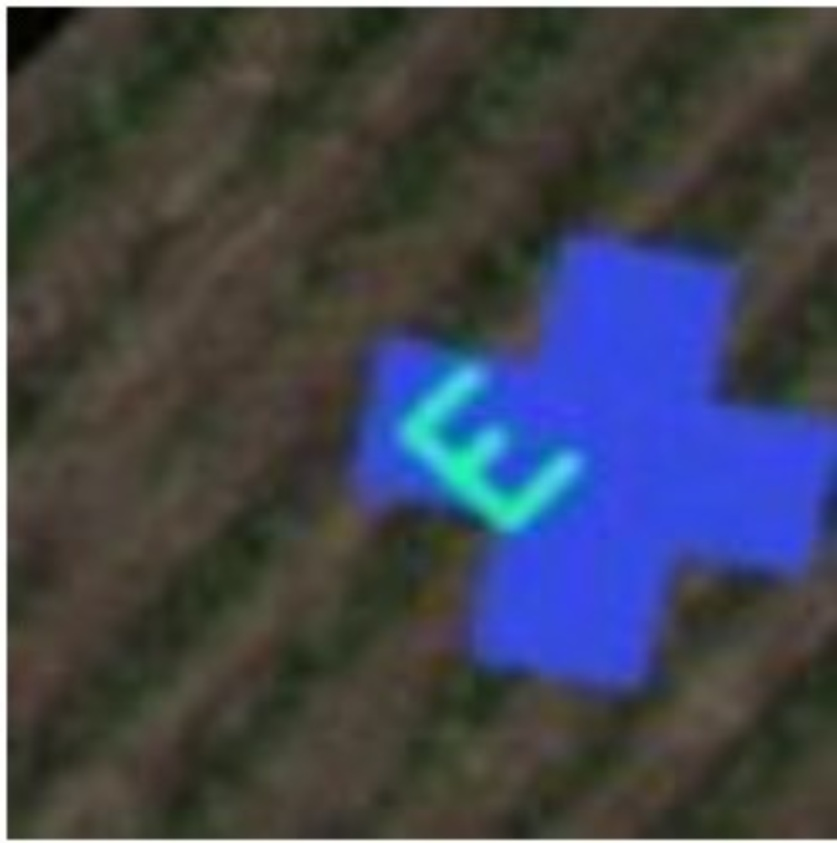
#> input picture python image finder/Sample input-1 (1).jpg, 837 x 843 px, shrunk from 1000 x 1008 before the run, given in place of Sample input-1(1).jpg, which was not available
$ python 'Template matching.py'
#> lines starting #> are read from the running program, lines starting #| are printed output that depends on the picture; pictures that were not available may be replaced by others from this repository, and a replacement may not be noted
import cv2
import numpy as np


img = cv2.imread("Sample input-1(1).jpg")
#> img is the input picture: shape (843, 837, 3); mean B, G, R 81.5, 68.7, 64.3
flag=0
def shape():
    flag=0
    try:

        template = cv2.imread("s2.jpg")
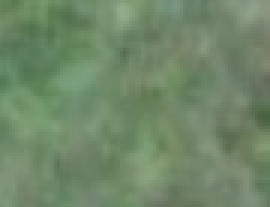
#> input picture python image finder/s2.jpg, 90 x 69 px, shrunk from 107 x 83 before the run (shown 3 times larger)
#> template is the input picture: shape (69, 90, 3); mean B, G, R 104.3, 135.5, 111.6

        w, h = template.shape[::2] #for drawing shape on the matched image
#> w = 69; h = 3

        res = cv2.matchTemplate(img,template,cv2.TM_CCOEFF)
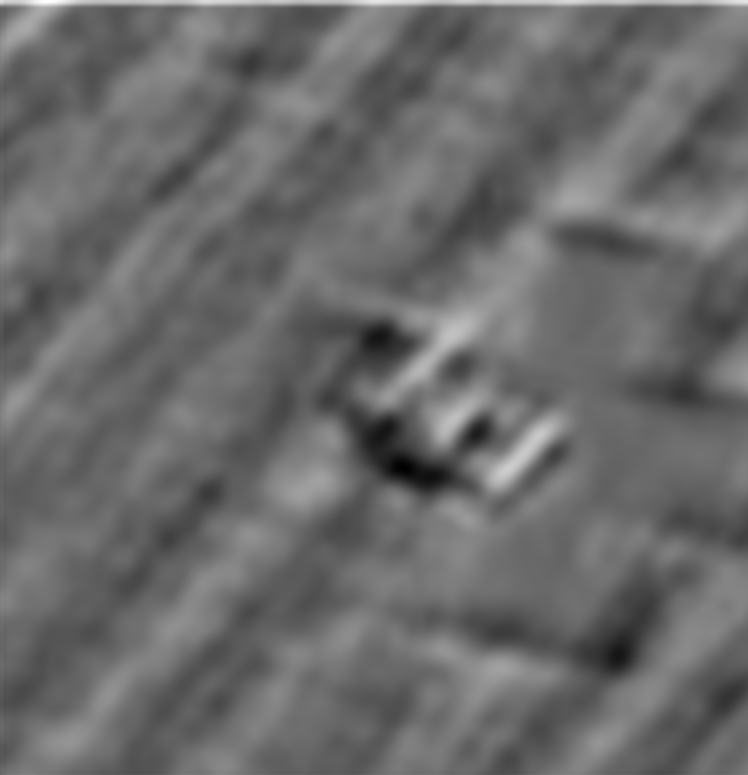
#> res: shape (775, 748) float32; min -1739629, max 2457804.2, mean 18963.3; drawn with min black and max white

        print(res)
#> (printed output is left out)

        hold = 0.9
        loc = np.where(res >= hold)
#> loc = 292315 positions, rows 0 to 774, columns 0 to 747
        print(loc)
#> (printed output is left out)

        for pt in zip(*loc[::-1]):
            cv2.rectangle(img,pt,(pt[0]+w,pt[1]+h), (0,0,255),2) #draw the rectangle
#> this loop made 292315 passes
#> pt on passes 1 to 3: (0, 0), (1, 0), (2, 0)
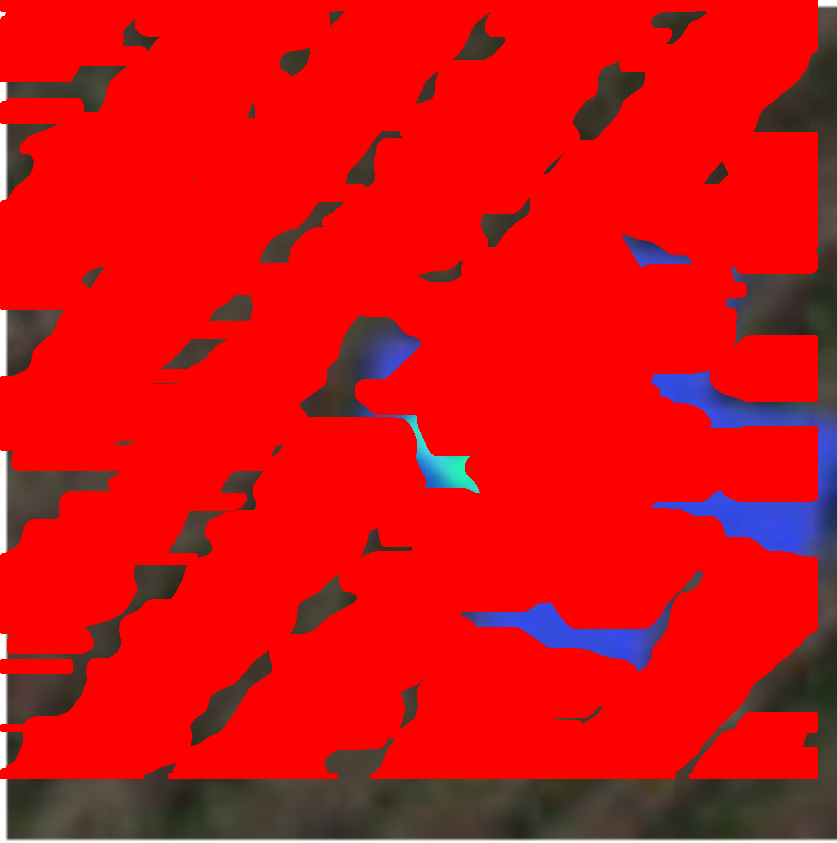
#> img: shape (843, 837, 3); mean B, G, R 16.3, 14.7, 216.6

        flag=1
        cv2.imshow("img",img)


    except :

        print("Thank you")
        breakpoint

    if flag == 0:
        try:

            template = cv2.imread("s1.jpg")

            w, h = template.shape[::2] #for drawing shape on the matched image

            res = cv2.matchTemplate(img,template,cv2.TM_CCOEFF)

            print(res)

            hold = 0.9
            loc = np.where(res >= hold)
            print(loc)

            for pt in zip(*loc[::-1]):
                cv2.rectangle(img,pt,(pt[0]+w,pt[1]+h), (0,0,255),2) #draw the rectangle

            flag=1
            cv2.imshow("img",img)


        except :
            print("Thank you 2")
            breakpoint


shape()

cv2.waitKey(0)
cv2.destroyAllWindows()
